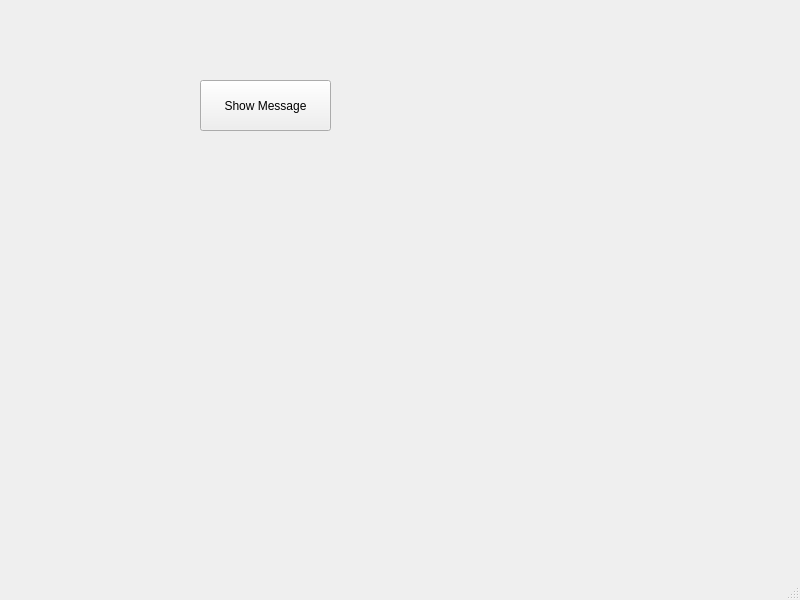
<?xml version="1.0" encoding="UTF-8"?>
<ui version="4.0">
 <class>MainWindow</class>
 <widget class="QMainWindow" name="MainWindow">
  <property name="geometry">
   <rect>
    <x>0</x>
    <y>0</y>
    <width>800</width>
    <height>600</height>
   </rect>
  </property>
  <property name="windowTitle">
   <string>MainWindow</string>
  </property>
  <widget class="QWidget" name="centralwidget">
   <widget class="QPushButton" name="pushButton">
    <property name="geometry">
     <rect>
      <x>200</x>
      <y>80</y>
      <width>131</width>
      <height>51</height>
     </rect>
    </property>
    <property name="text">
     <string>Show Message</string>
    </property>
   </widget>
  </widget>
  <widget class="QMenuBar" name="menubar">
   <property name="geometry">
    <rect>
     <x>0</x>
     <y>0</y>
     <width>800</width>
     <height>25</height>
    </rect>
   </property>
  </widget>
  <widget class="QStatusBar" name="statusbar"/>
 </widget>
 <resources/>
 <connections/>
</ui>
